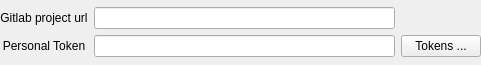
<?xml version="1.0" encoding="UTF-8"?>
<ui version="4.0">
 <class>tracecommon::CredentialWidget</class>
 <widget class="QWidget" name="tracecommon::CredentialWidget">
  <property name="geometry">
   <rect>
    <x>0</x>
    <y>0</y>
    <width>481</width>
    <height>65</height>
   </rect>
  </property>
  <property name="windowTitle">
   <string>Form</string>
  </property>
  <layout class="QGridLayout" name="gridLayout_3">
   <property name="leftMargin">
    <number>0</number>
   </property>
   <property name="topMargin">
    <number>0</number>
   </property>
   <property name="rightMargin">
    <number>0</number>
   </property>
   <property name="bottomMargin">
    <number>0</number>
   </property>
   <item row="0" column="0">
    <layout class="QGridLayout" name="gridLayout_2">
     <item row="1" column="1">
      <widget class="QLineEdit" name="tokenLineEdit">
       <property name="echoMode">
        <enum>QLineEdit::Password</enum>
       </property>
      </widget>
     </item>
     <item row="0" column="0">
      <widget class="QLabel" name="urlLabel">
       <property name="text">
        <string>Gitlab project url</string>
       </property>
       <property name="alignment">
        <set>Qt::AlignCenter</set>
       </property>
      </widget>
     </item>
     <item row="0" column="1">
      <widget class="QLineEdit" name="urlLineEdit"/>
     </item>
     <item row="1" column="0">
      <widget class="QLabel" name="tokenLabel">
       <property name="text">
        <string>Personal Token</string>
       </property>
       <property name="alignment">
        <set>Qt::AlignCenter</set>
       </property>
      </widget>
     </item>
     <item row="1" column="2">
      <widget class="QPushButton" name="createTokenButton">
       <property name="text">
        <string>Tokens ...</string>
       </property>
      </widget>
     </item>
    </layout>
   </item>
  </layout>
 </widget>
 <tabstops>
  <tabstop>urlLineEdit</tabstop>
  <tabstop>tokenLineEdit</tabstop>
  <tabstop>createTokenButton</tabstop>
 </tabstops>
 <resources/>
 <connections/>
</ui>
